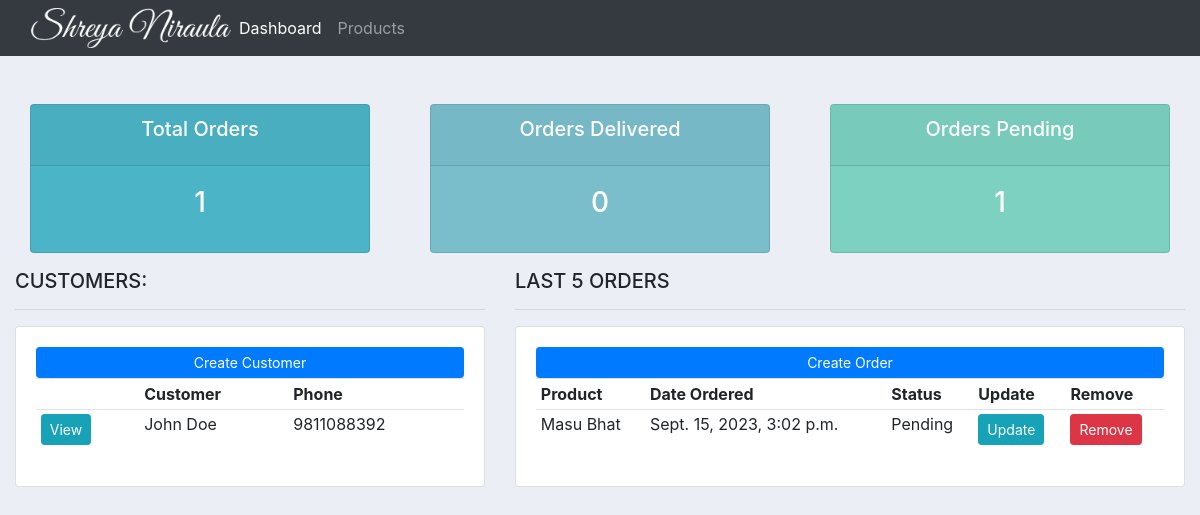
The app's page /, older data.
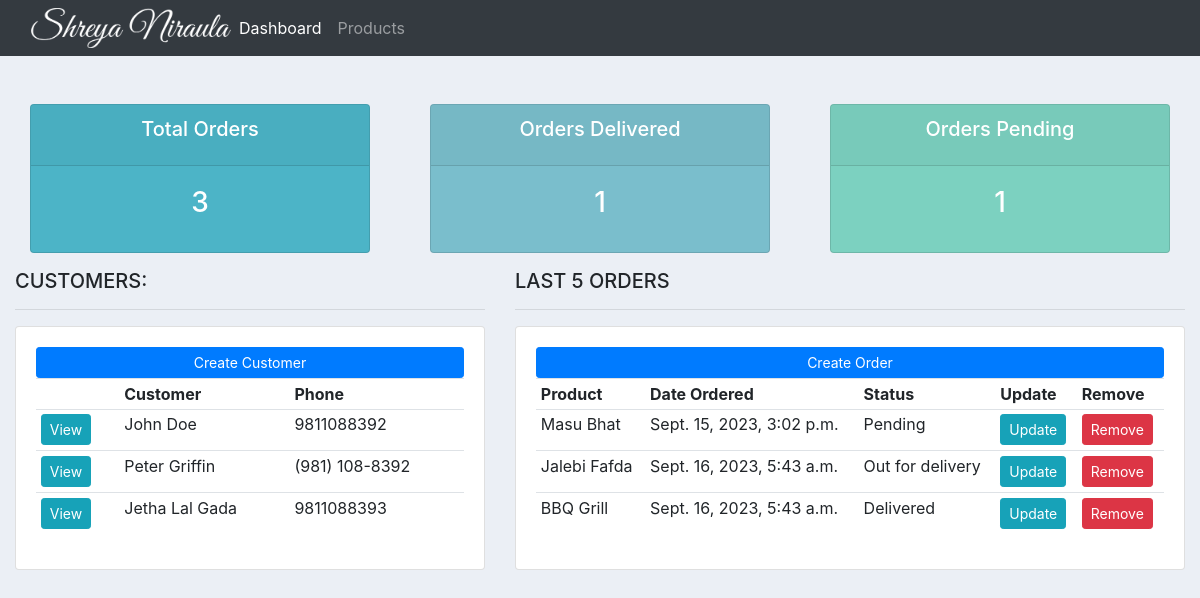
The same page, newer data.
### accounts/models.py (models this page shows, shortened)
class Customer(models.Model):
    name = models.CharField(max_length=200, null=True)
    phone = models.CharField(max_length=200, null=True)
    email = models.CharField(max_length=200, null=True)
    date_created = models.DateTimeField(auto_now_add=True, null=True)

class Order(models.Model):
    STATUS = (
        ('Pending', 'Pending'),
        ('Out for delivery', 'Out for delivery'),
        ('Delivered', 'Delivered'),
    )
    customer = models.ForeignKey(
        Customer, null=True, on_delete=models.SET_NULL)
    product = models.ForeignKey(Product, null=True, on_delete=models.SET_NULL)
    date_created = models.DateTimeField(auto_now_add=True, null=True)
    status = models.CharField(max_length=200, null=True, choices=STATUS)

class Product(models.Model):
    CATEGORY = (
        ('Indoor', 'Indoor'),
        ('Out Door', 'Out Door'),
    )
    name = models.CharField(max_length=200, null=True)
    price = models.FloatField(null=True)
    category = models.CharField(max_length=200, null=True, choices=CATEGORY)
    description = models.CharField(max_length=200, null=True)
    date_created = models.DateTimeField(auto_now_add=True, null=True)
    tags = models.ManyToManyField(Tag)
    def __str__(self):
        return self.name

### accounts/views.py (the view)
# urls.py: path('', views.home, name='home'),
def home(request):
    customer = Customer.objects.all()
    order = Order.objects.all()
    total_order = order.count()
    orders_delivered = order.filter(status='Delivered').count()
    orders_pending = order.filter(status='Pending').count()
    context = {'customer': customer, 'order': order,
               'total_order': total_order, 'orders_delivered': orders_delivered,
               'orders_pending': orders_pending
               }
    return render(request, 'accounts/dashboard.html', context)

### accounts/templates/accounts/dashboard.html
{% extends 'accounts/main.html' %}
{% block content %}
<br>
{% include 'accounts/status.html' %}
<div class="row">
    <div class="col-md-5">
        <h5>CUSTOMERS:</h5>
        <hr>
        <div class="card card-body">
            <a class="btn btn-primary btn-sm btn-block" href="">Create Customer</a>
            <table class="table table-sm">
                <tr>
                    <th></th>
                    <th>Customer</th>
                    <th>Phone</th>
                </tr>
                {% for customer in customer %}
                <tr>
                    <td><a href="{% url 'customer' customer.id %}" class="btn btn-sm btn-info">View</a></td>
                    <td>{{customer.name}}</td>
                    <td>{{customer.phone}}</td>
                </tr>
                {% endfor %}
            </table>
        </div>
    </div>
    <div class="col-md-7">
        <h5>LAST 5 ORDERS</h5>
        <hr>
        <div class="card card-body">
            <a class="btn btn-primary btn-sm btn-block" href="">Create Order</a>
            <table class="table table-sm">
                <tr>
                    <th>Product</th>
                    <th>Date Ordered</th>
                    <th>Status</th>
                    <th>Update</th>
                    <th>Remove</th>
                </tr>
                {% for order in order %}
                <tr>
                    <td>{{order.product}}</td>
                    <td>{{order.date_created}}</td>
                    <td>{{order.status}}</td>
                    <td><a class="btn btn-sm btn-info" href="{% url 'update_order' order.id %}">Update</a></td>
                    <td><a class="btn btn-sm btn-danger" href="{% url 'delete' order.id %}" >Remove</a></td>
                </tr>
                {% endfor %}
            </table>
        </div>
    </div>
    {% endblock %}

### accounts/templates/accounts/main.html (shortened to what this page needs)
{% load static %}
<html>
<head>
    <link rel="stylesheet" href="https://cdn.jsdelivr.net/npm/bootstrap@4.5.3/dist/css/bootstrap.min.css"
>
        <link rel="stylesheet" href="{% static 'css/main.css' %}" type="text/css" >
</head>
<body>
    {% include 'accounts/navbar.html' %}
    <div class="container-fluid">
    {% block content %}
    {% endblock %}
    </div>
</body>
</html>

### accounts/templates/accounts/navbar.html (shortened to what this page needs)
{% load static %}
<nav class="navbar navbar-expand-lg navbar-dark bg-dark">
    <div class="container-fluid">
        <img src="{% static 'images/shreya-niraula-logo.png' %}" width="200px" >
        <div class="collapse navbar-collapse" id="navbarNavAltMarkup">
            <div class="navbar-nav">
                <a class="nav-link active" aria-current="page" href="{% url 'home' %}">Dashboard</a>
                <a class="nav-link" href="{% url 'products' %}">Products</a>
            </div>
        </div>
    </div>
</nav>

### accounts/templates/accounts/status.html
<br>
<div class="row">
    <div class="col">
        <div class="col-md">
            <div class="card text-center text-white mb-3" id="total-orders">
                <div class="card-header">
                    <h5 class="card-title">Total Orders</h5>
                </div>
                <div class="card-body">
                    <h3 class="card-title">{{total_order}}</h3>
                </div>
            </div>
        </div>
    </div>
    <div class="col">
        <div class="col-md">
            <div class="card text-center text-white mb-3" id="orders-delivered">
                <div class="card-header">
                    <h5 class="card-title">Orders Delivered</h5>
                </div>
                <div class="card-body">
                    <h3 class="card-title">{{orders_delivered}}</h3>
                </div>
            </div>
        </div>
    </div>
    <div class="col">
        <div class="col-md">
            <div class="card text-center text-white mb-3" id="orders-pending">
                <div class="card-header">
                    <h5 class="card-title">Orders Pending</h5>
                </div>
                <div class="card-body">
                    <h3 class="card-title">{{orders_pending}}</h3>
                </div>
            </div>
        </div>
    </div>
</div>

### static/css/main.css (style rules this page uses)
body { background-color: #ebeff5; }
#total-orders { background-color: #4cb4c7; }
#orders-delivered { background-color: #7abecc; }
#orders-pending { background-color: #7cd1c0; }

Row changes from the older to the newer data that the page shows:
added Customer: name "Peter Griffin", phone "(981) 108-8392"
added Customer: name "Jetha Lal Gada", phone "9811088393"
added Order: product "Jalebi Fafda", date_created "Sept. 16, 2023, 5:43 a.m.", status "Out for delivery"
added Order: product "BBQ Grill", date_created "Sept. 16, 2023, 5:43 a.m.", status "Delivered"
Text that changed along with them:
{{ total_order }}: "1" → "3"
{{ orders_delivered }}: "0" → "1"
